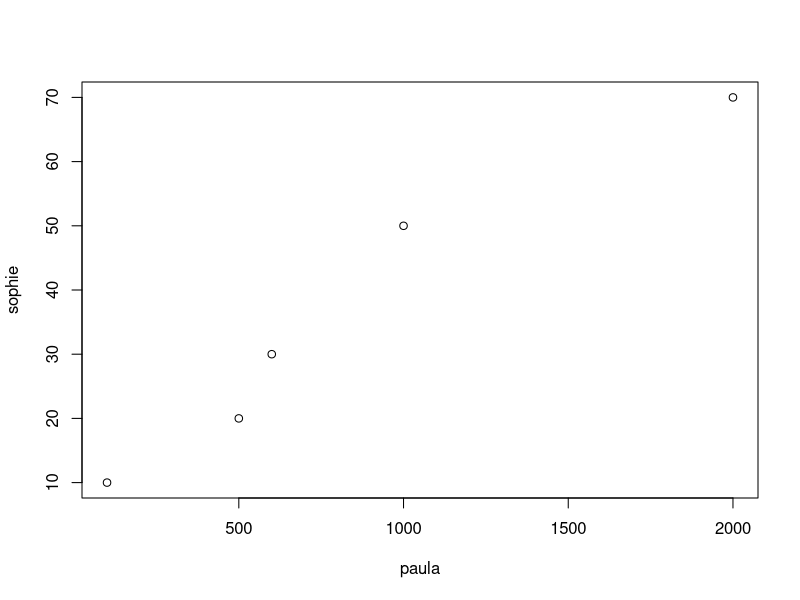
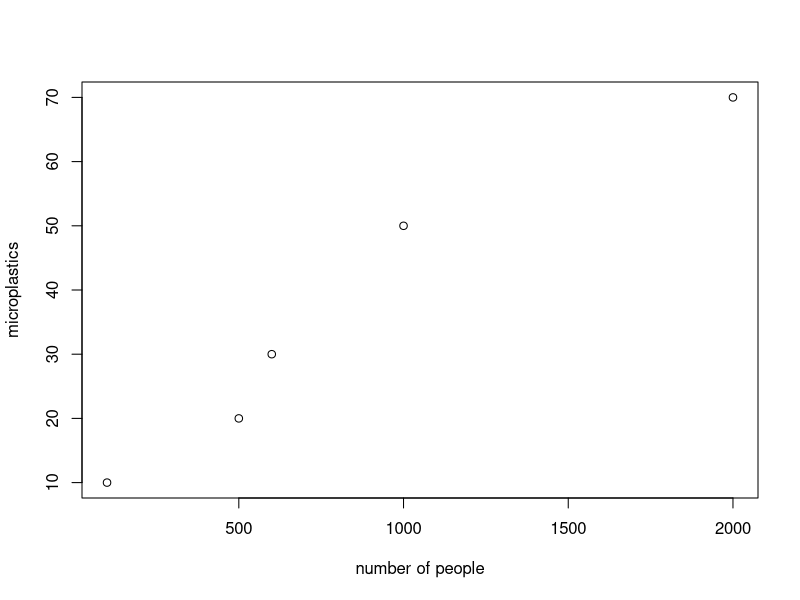
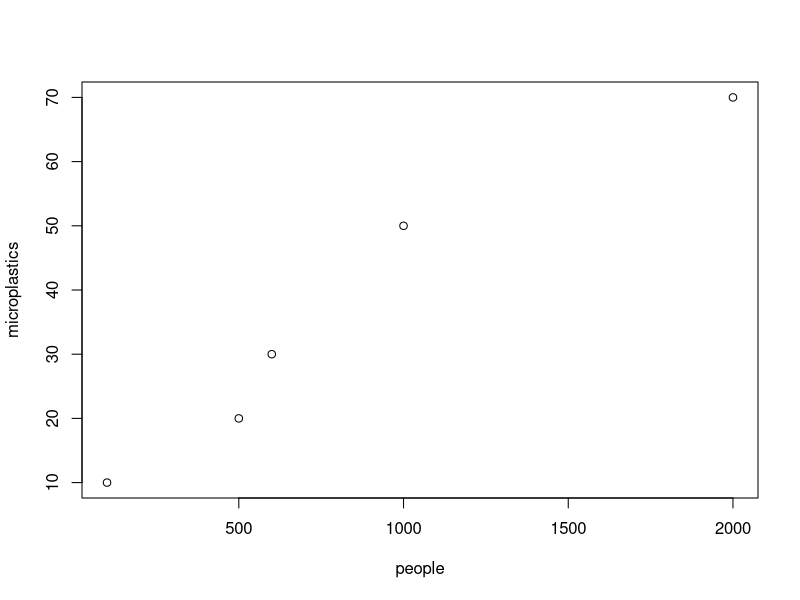
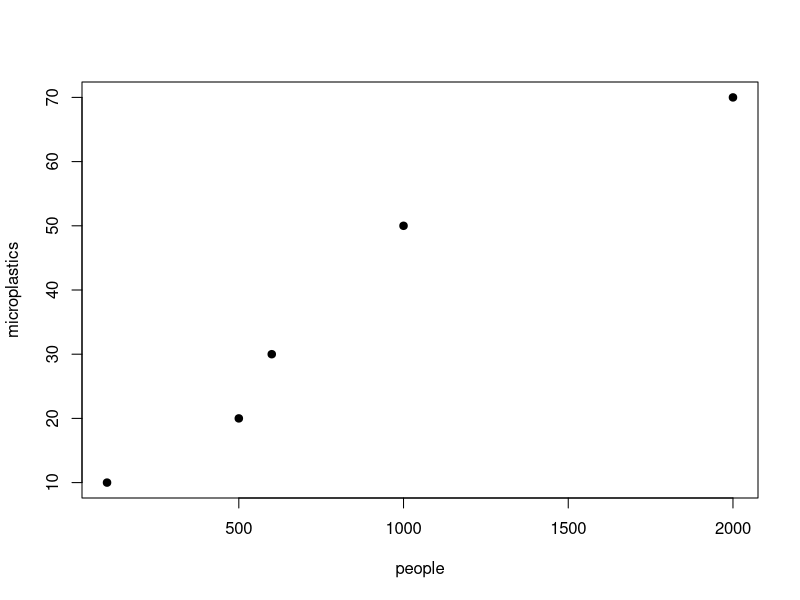
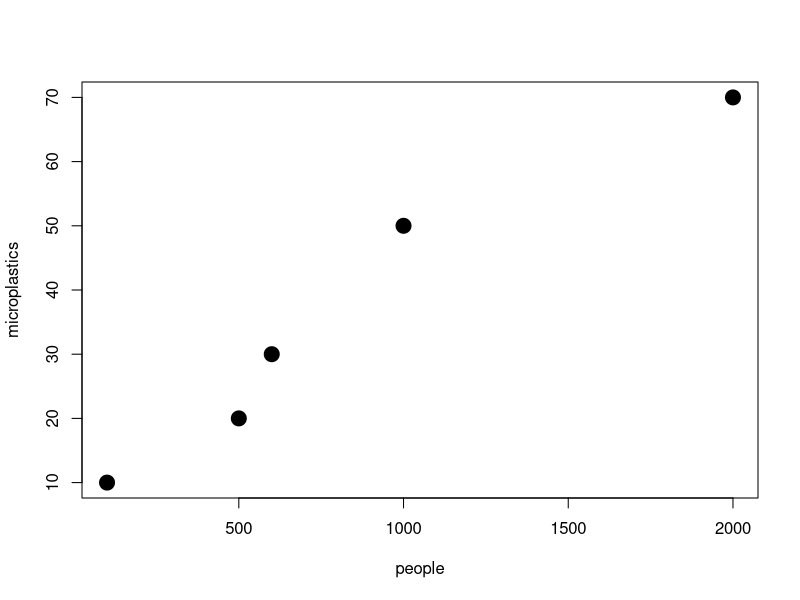
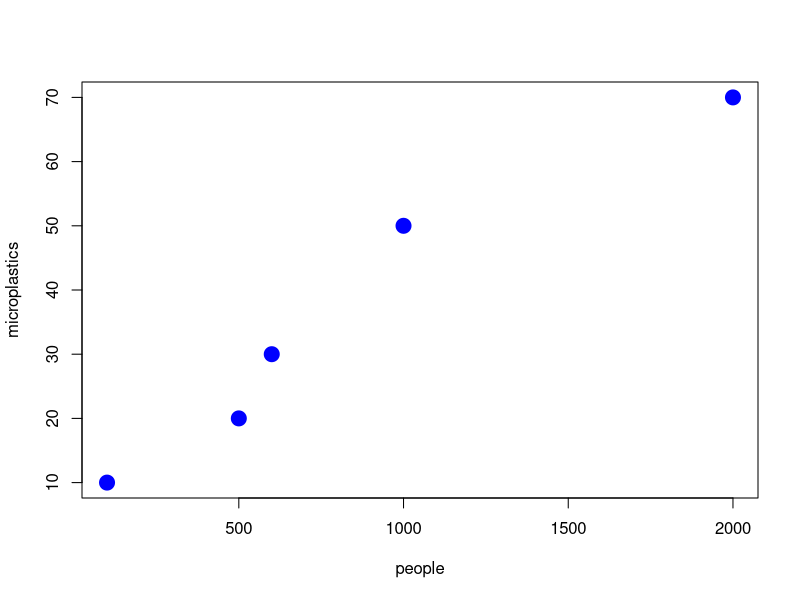

Recreate these plots in R, in order.
# here I can write anything I want, and nothing can happen. It is useful to make viewers to undersant what you are doing

# R as a calculaotor 
2+3

# assing to an object a value with the oparator <- and the object will become a variable 
zima <- 2+3
zima

duccio <- 5+3
duccio

#we can make some operations
zima*duccio

#and then rename the variables with wiìhich we perform the operations
final <- zima*duccio
final

final^2

# array, a series of numbers put together 
sophie <- c(10,20,30,50,70) #microplastics, numbers are called arguments and functions have parentheses

paula <- c(100,500,600,1000,2000) #people

plot(paula , sophie)

plot(paula , sophie, xlab="number of people", ylab="microplastics")

people <- paula
microplastics <- sophie

plot(people, microplastics)

#http://www.sthda.com/sthda/RDoc/images/points-symbols.png

plot(people, microplastics, pch=19)

plot(people, microplastics, pch=19, cex=2)

plot(people, microplastics, pch=19, cex=2, col="blue")
